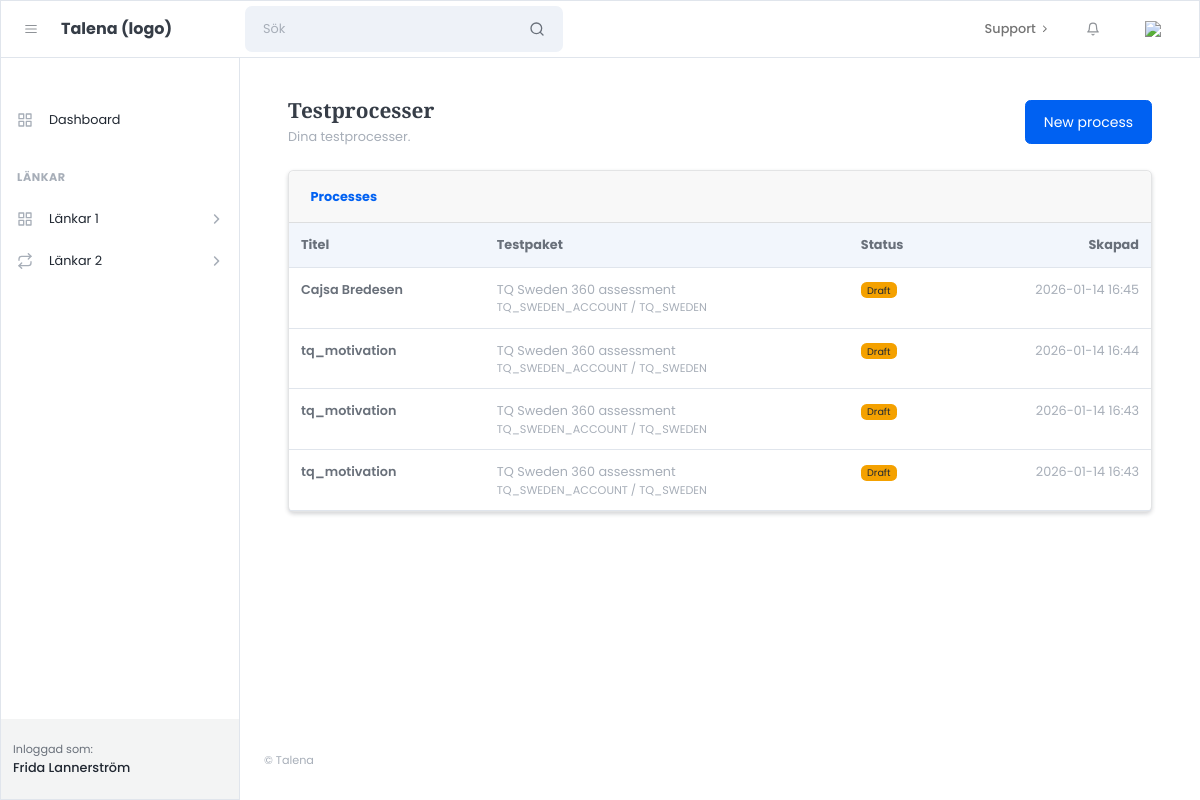
Before: /processes/ (signed in) with the older database file.
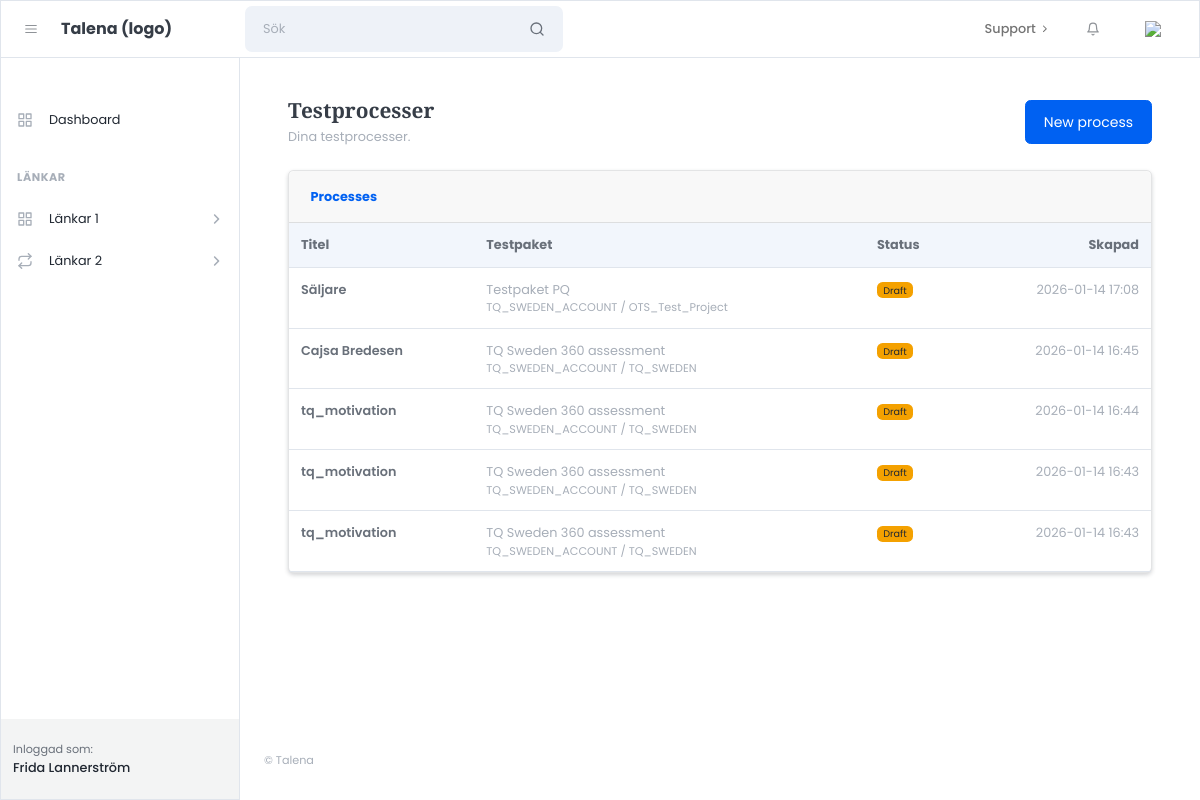
After: the same page with the newer database file.
### apps/processes/models.py (models this page shows, shortened)
class TestProcess(models.Model):
    STATUS_CHOICES = [
        ("draft", "Draft"),
        ("active", "Active"),
        ("closed", "Closed"),
    ]
    name = models.CharField(max_length=255)
    provider = models.CharField(max_length=50, default="sova")
    account_code = models.CharField(max_length=255)
    project_code = models.CharField(max_length=255)
    project_name_snapshot = models.CharField(max_length=255, blank=True, default="")
    job_title = models.CharField(max_length=255, blank=True, default="")
    job_location = models.CharField(max_length=255, blank=True, default="")
    notes = models.TextField(blank=True, default="")
    status = models.CharField(max_length=20, choices=STATUS_CHOICES, default="draft")
    created_by = models.ForeignKey(
        settings.AUTH_USER_MODEL,
        on_delete=models.CASCADE,
        related_name="test_processes",
    )
    created_at = models.DateTimeField(auto_now_add=True)
    class Meta:
        ordering = ["-created_at"]

### apps/processes/views.py (the view)
# urls.py: path("processes/", views.process_list, name="process_list"),
@login_required
def process_list(request):
    processes = TestProcess.objects.filter(created_by=request.user)
    return render(request, "customer/processes/process_list.html", {"processes": processes})

### templates/customer/processes/process_list.html
{% extends "customer/core/layouts/customer_base.html" %}
{% block content %}
<div class="container-fluid px-4">
  <div class="d-flex align-items-center justify-content-between mb-4">
    <div>
      <h1 class="h3 mb-1">Testprocesser</h1>
      <div class="text-muted">Dina testprocesser.</div>
    </div>
    <a class="btn btn-primary" href="{% url 'process_create' %}">New process</a>
  </div>
  <div class="card shadow-sm">
    <div class="card-header"><strong>Processes</strong></div>
    <div class="card-body p-0">
      <div class="table-responsive">
        <table class="table mb-0">
          <thead class="bg-light">
            <tr>
              <th>Titel</th>
              <th>Testpaket</th>
              <th>Status</th>
              <th class="text-end">Skapad</th>
            </tr>
          </thead>
          <tbody>
            {% for p in processes %}
              <tr>
                <td class="fw-semibold">{{ p.name }}</td>
                <td class="text-muted">
                  {{ p.project_name_snapshot }}
                  <div class="small text-muted">{{ p.account_code }} / {{ p.project_code }}</div>
                </td>
                <td>
                  {% if p.status == "active" %}
                    <span class="badge bg-success">Active</span>
                  {% elif p.status == "closed" %}
                    <span class="badge bg-secondary">Closed</span>
                  {% else %}
                    <span class="badge bg-warning text-dark">Draft</span>
                  {% endif %}
                </td>
                <td class="text-end text-muted">{{ p.created_at|date:"Y-m-d H:i" }}</td>
              </tr>
            {% empty %}
              <tr>
                <td colspan="4" class="p-4 text-muted">No processes yet. Click “New process”.</td>
              </tr>
            {% endfor %}
          </tbody>
        </table>
      </div>
    </div>
  </div>
</div>
{% endblock %}

Changed rows visible on the page:
added TestProcess: name "Säljare", project_name_snapshot "Testpaket PQ", account_code "TQ_SWEDEN_ACCOUNT", project_code "OTS_Test_Project", status "Draft", created_at "2026-01-14 17:08"
